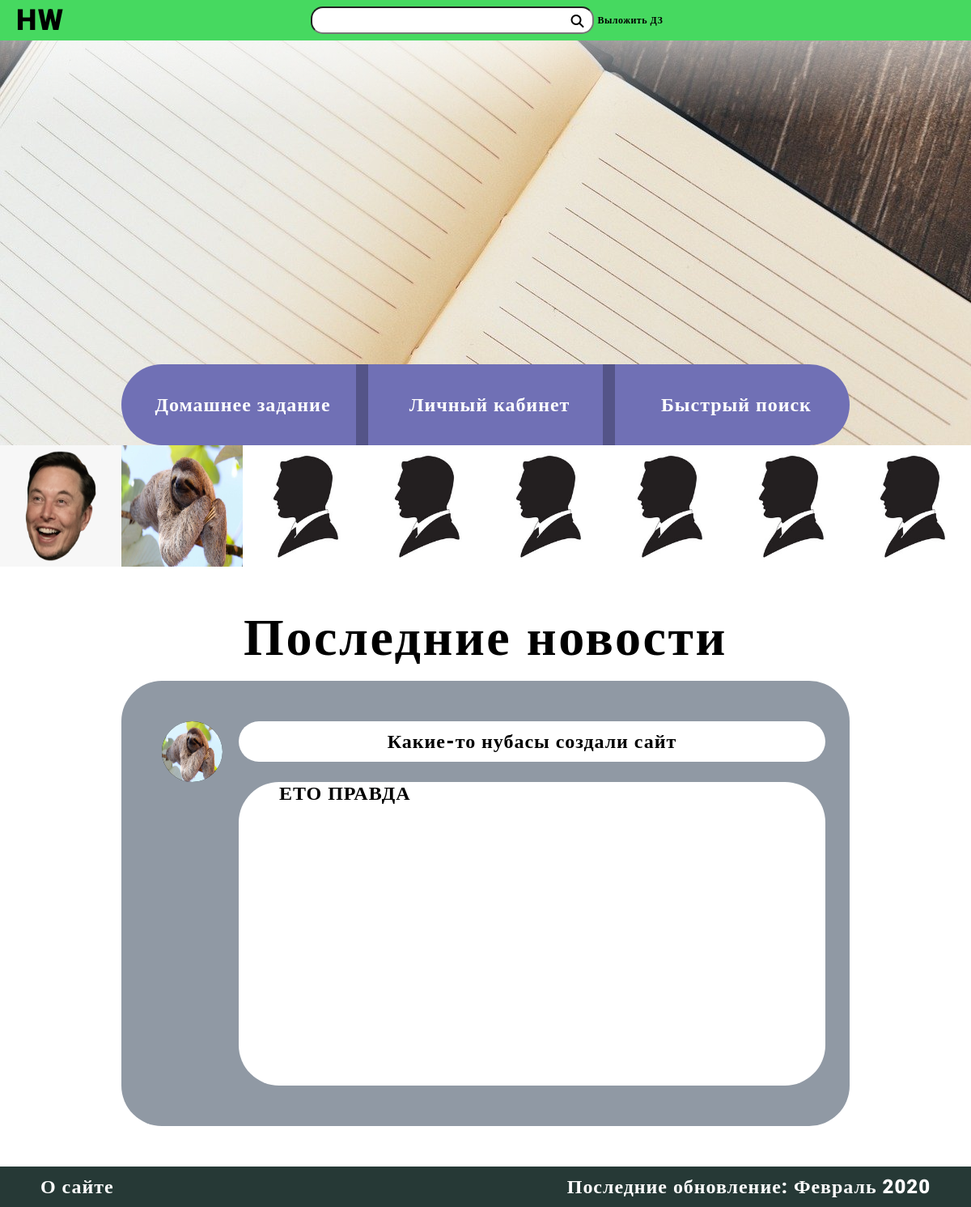
The page / on the database its author committed.
### users/models.py (models this page shows, shortened)
class User(AbstractBaseUser):
	username = models.CharField(max_length=20, unique=True, validators=[validate_input])
	admin = models.BooleanField(default=False)
	staff = models.BooleanField(default=False)
	USERNAME_FIELD = 'username'
	REQUIRED_FIELDS = []
	objects = UserManager()

class UserProfile(models.Model):
	user = models.OneToOneField(User, related_name='profile', on_delete=models.CASCADE)
	name = models.CharField(max_length=15, blank=True, validators=[validate_input])
	surname = models.CharField(max_length=15, blank=True, validators=[validate_input])
	grade = models.IntegerField(choices=create_grades(), default=1)
	photo = models.ImageField(upload_to=upload_location, default='users/default.jpg')

### homeworks/models.py (models this page shows, shortened)
class New(models.Model):
	publisher = models.ForeignKey(User, related_name='news', on_delete=models.CASCADE)
	summary = models.CharField(max_length=40)
	description = models.CharField(max_length=400)
	publication_date = models.DateTimeField(auto_now_add=True)

### HWHUB/views.py (the view)
# urls.py: path('', views.MainPage.as_view(), name='main'),
class MainPage(View):
	def get(self, request):
		last_users = User.objects.all().last()[:10]
		last_news = New.objects.all().order_by('-publication_date')
		if request.user.is_authenticated:
			profile = UserProfile.objects.filter(user=request.user)[0]
		else:
			profile = None
		context = {'user':request.user, 'profile':profile,
		'last_users':last_users, 'last_news':last_news, 'classes':list(range(1, 12))}
		return render(request, 'main.html', context)

### users/models.py (called while the page is built)
	def last(self):
		return self.order_by('-homeworks__publication_date')

	def get_queryset(self):
		return UserQuerySet(self.model, using=self._db)

### templates/main.html (shortened to what this page needs)
{% extends 'navbar.html' %}
{% load static %}
{% block link %}
<link href="{% static 'styles/main.css' %}?version=32" rel="stylesheet">
{% endblock %}
{% block content %}
<div class="content">
	<div class="header">
		<div class="header_button_area" style="background: linear-gradient(180deg, rgba(255, 255, 255, 0.82) 0.01%, rgba(255, 255, 255, 0.54) 0.02%, rgba(255, 255, 255, 0) 19.79%), url({% static 'images/header.jpg' %});">
			<div class="header_button_area_button">
				<div class="header_button_area_button_HW">
						<div class="header_button_area_button_HW_Link">
							<p class="usual" style="margin-top: 36px">Домашнее задание</p>
						</div>
				</div>
				<div class="Stick"></div>
				<div class="header_button_area_button_LK">
					<a href="id{{request.user.id}}">
						<div class="header_button_area_button_LK_Link">
							<p class="usual" style="margin-top: 36px">Личный кабинет</p>
						</div>
					</a>
				</div>
				<div class="Stick"></div>
				<div class="header_button_area_button_FS">
						<div class="header_button_area_button_FS_Link">
							<p class="usual" style="margin-top: 36px">Быстрый поиск</p>
						</div>
				</div>
			</div>
		</div>
		<div class="HW_LastUsers" style="background: #C4C4C4">
			{% for user in last_users %}
			<div class="HW_LastUsers_Item">
			<a href="{% url 'profile' user.id %}">
			<img src="{{ user.profile.photo.url }}" width="150px" height="150px" style="background: black">
			</a>
			</div>
			{% endfor %}
		</div>
	</div>
	<div class="main_content">
		<p class="usual" style="margin-top: 50px; font-size: 64px; line-height: 75px; color: black!important" align="center">Последние новости</p>
		<div class="news_block">
			{% for new in last_news %}
			<div class="news_block_grid">
				<div class="news_block_avatar">
					<img src="{{new.publisher.profile.photo.url}}" width="75px" height="75px">
				</div>
				<div class="news_block_name">
					<div class="news_block_name_content usual" style="color: black!important;">
						{{new.summary}}
					</div>
				</div>
				<div class="news_block_content">
					<div class="news_block_content_content usual" style="color: black!important;">
						{{new.description}}
					</div>
				</div>
			</div>
			{% endfor %}
		</div>
	</div>
	<div class="footer">
		<a class="usual" href="#" style="left: 50px; position: absolute; margin-top: 11px">О сайте</a>
		<div class="last_update">
		<p class="usual" style="margin-bottom: 0px">Последние обновление: Февраль 2020</p>
		</div>
	</div>
</div>
{% endblock %}

### static/styles/style_nav.css (style rules this page uses)
.usual { font-family: Roboto; font-style: normal; font-weight: 900; font-size: 24px; line-height: 28px; text-align: center; letter-spacing: 0.04em; color: #FFFFFF; }

### static/styles/main.css (style rules this page uses)
.content { display: grid; width: 100%; height: 100%; grid-template-columns: 150px calc(100% - (150px * 2)) 150px; grid-template-rows: 650px calc(100% - 700px) 50px; grid-template-areas: "header header header" "left content right" "footer footer footer"; }
.header { grid-area: header; height: 650px; }
.header_button_area { height: 500px; }
.main_content { grid-area: content; }
.footer { grid-area: footer; background: #263936; }
.HW_LastUsers { display: grid; grid-template-rows: 150px; grid-template-columns: repeat(100,150px); overflow-x: hidden; max-height: 150px; overflow-y: hidden; }
.news_block { background: #9099A4; width: 100%; height: 550px; border-radius: 50px; margin-bottom: 50px; }
.news_block_grid { width: calc(100% - 100px); height: calc(100% - 50px); padding-top: 50px; margin-left: 50px; display: grid; grid-template-areas: "profile name" "empty content"; grid-template-columns: 75px calc(100% - 75px); grid-template-rows: 75px calc(100% - 75px); grid-column-gap: 20px; }
.news_block_avatar img { border-radius: 75px; background: black; height: 75px; width: 75px; grid-area: profile; }
.news_block_name { width: 100%; height: 50px; border-radius: 50px; background: white; grid-area: name; }
.news_block_content { width: 100%; height: 100%; border-radius: 50px; background: white; grid-area: content; }
.header_button_area_button { position: absolute; margin-left: 150px; margin-top: 400px; display: grid; border-radius: 50px; width: calc(100% - 300px); height: 100px; grid-template-columns: calc((100% - 30px) / 3) 15px calc((100% - 30px) / 3) 15px calc((100% - 30px) / 3); }
.header_button_area_button_HW { background: #7070B5; border-radius: 50px 0px 0px 50px; align-items: center; text-align: center; }
.header_button_area_button_LK { background: #7070B5; align-items: center; text-align: center; }
.header_button_area_button_FS { background: #7070B5; border-radius: 0px 50px 50px 0px; align-items: center; text-align: center; }
.Stick { background: #545488; }
.usual { font-family: Roboto; font-style: normal; font-weight: 900; font-size: 24px; line-height: 28px; text-align: center; letter-spacing: 0.04em; color: #FFFFFF; }
.header_button_area_button_HW_Link { align-items: center; text-align: center; height: 100%; width: calc(100%/3); position: absolute; }
.header_button_area_button_LK_Link { align-items: center; text-align: center; height: 100%; width: calc(100%/3); position: absolute; }
.header_button_area_button_FS_Link { align-items: center; text-align: center; height: 100%; width: calc(100%/3); position: absolute; }
.last_update { right: 50px; position: absolute; height: 28px; margin-top: 11px; }
.news_block_name_content { margin-top: 11px; width: calc(100% - 100px); margin-left: 50px; }
.news_block_content_content { margin-left: 50px; text-align: left!important; width: calc(100% - 100px); }

### rows shown on the page
User: profile.photo (placeholder picture)
User: profile.photo (placeholder picture)
User: profile.photo (placeholder picture)
User: profile.photo (placeholder picture)
User: profile.photo (placeholder picture)
User: profile.photo (placeholder picture)
User: profile.photo (placeholder picture)
User: profile.photo (placeholder picture)
New: publisher.profile.photo (placeholder picture), summary "Какие-то нубасы создали сайт", description "ЕТО ПРАВДА"
